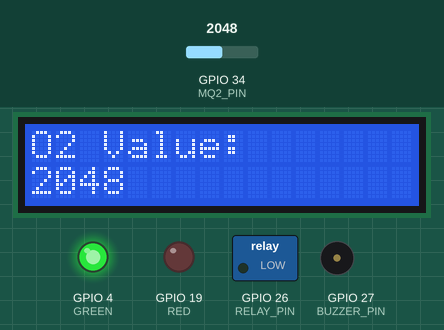
Simulated run of this sketch. Board: ESP32. On the bench: 16×2 character LCD, switched loads named in the sketch (green lamp = pin HIGH), output pins drawn as LEDs (lit = HIGH), buzzer (waves = sounding, pin HIGH). The inputs (shaded band) are chosen by the test bench; at power-on: GPIO 34 (MQ2_PIN) = 2048. WiFi joins after 1.5 s; servers stay silent unless stated; what the sketch prints to the serial monitor is not drawn.

Above: at 4.4 s.
4.5 s: GPIO 34 (MQ2_PIN) set to 1955
At 6.6 s:
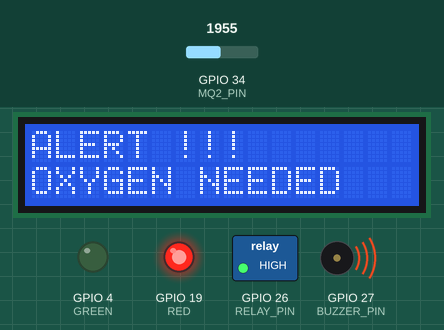
7.4 s: GPIO 34 (MQ2_PIN) set to 2040
At 8.4 s:
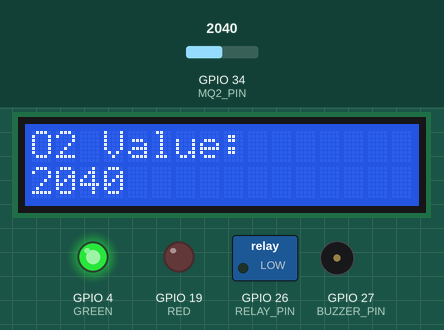
9.3 s: GPIO 34 (MQ2_PIN) set to 2047
At 11.0 s:
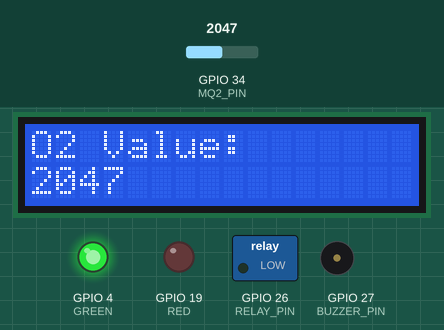
11.3 s: GPIO 34 (MQ2_PIN) set to 1960
At 12.4 s:
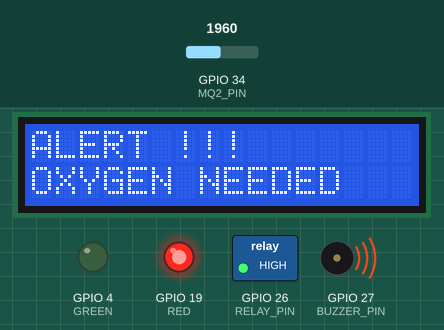
Timing chart, 0 to 14.3 s (numbered marks = the images above; inputs shaded):
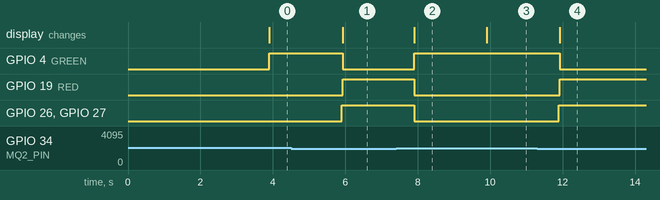

Measured:
- the behaviour switches between 2000 and 1999 on GPIO 34 (MQ2_PIN) (found by bisection; images 0 and 1)
- after the input at 4.5 s, GPIO 4 (GREEN): HIGH → LOW after 1.4 s; GPIO 19 (RED), GPIO 26 (RELAY_PIN), GPIO 27 (BUZZER_PIN): LOW → HIGH after 1.4 s; the display: changes after 1.4 s (image 1)
- after the input at 7.4 s, GPIO 4 (GREEN): LOW → HIGH after 0.50 s; GPIO 19 (RED), GPIO 26 (RELAY_PIN), GPIO 27 (BUZZER_PIN): HIGH → LOW after 0.50 s; the display: changes after 0.50 s (image 2)
- after the input at 9.3 s, the display: changes after 0.60 s (image 3)
- after the input at 11.3 s, GPIO 4 (GREEN): HIGH → LOW after 0.62 s; GPIO 19 (RED): LOW → HIGH after 0.62 s; GPIO 26 (RELAY_PIN), GPIO 27 (BUZZER_PIN): LOW → HIGH after 0.60 s; the display: changes after 0.62 s (image 4)

The sketch:

Smart_IoT_Oxygen.ino
```cpp
#define BLYNK_TEMPLATE_ID "TMPL3Nj8oS8ci"
#define BLYNK_TEMPLATE_NAME "SMART IOT OXYGEN LEVEL DETECTION AND CROWD SAFETY"
#define BLYNK_AUTH_TOKEN "YOUR_BLYNK_AUTH_TOKEN"
#define BLYNK_PRINT Serial

#include <WiFi.h>
#include <BlynkSimpleEsp32.h>
#include <Wire.h>
#include <LiquidCrystal_I2C.h>

// Wi-Fi Credentials
char ssid[] = "YOUR_WIFI_NAME";
char pass[] = "YOUR_WIFI_PASSWORD";

#define MQ2_PIN 34
#define RELAY_PIN 26
#define BUZZER_PIN 27
#define RED 19
#define GREEN 4

LiquidCrystal_I2C lcd(0x27, 16, 2);

BlynkTimer timer;

int gasThreshold = 2000; // Adjust after testing

void sendSensor()
{
  int gasValue = analogRead(MQ2_PIN);

  Serial.print("O2 Value: ");
  Serial.println(gasValue);

  Blynk.virtualWrite(V0, gasValue);

  lcd.clear();
  lcd.setCursor(0, 0);
  lcd.print("O2 Value:");
  lcd.setCursor(0, 1);
  lcd.print(gasValue);

  if (gasValue < gasThreshold)
  {
    digitalWrite(RELAY_PIN, HIGH);
    digitalWrite(BUZZER_PIN, HIGH);

    lcd.clear();
    lcd.setCursor(0, 0);
    lcd.print("ALERT !!!");
    lcd.setCursor(0, 1);
    lcd.print("OXYGEN NEEDED");

    Blynk.virtualWrite(V1, "ALERT !!!");
    Blynk.virtualWrite(V2, "OXYGEN NEEDED");
    Blynk.logEvent("OXYGEN_ALERT", "OXYGEN NEEDED!!!");
    Blynk.virtualWrite(V3, 0);

    digitalWrite(GREEN, LOW);
    digitalWrite(RED, HIGH);
  }
  else
  {
    digitalWrite(RELAY_PIN, LOW);
    digitalWrite(BUZZER_PIN, LOW);

    Blynk.virtualWrite(V1, "O2 LEVEL");
    Blynk.virtualWrite(V2, "SUFFICIENT");
    Blynk.virtualWrite(V3, 1);

    digitalWrite(GREEN, HIGH);
    digitalWrite(RED, LOW);
  }
}

void setup()
{
  Serial.begin(115200);

  pinMode(RELAY_PIN, OUTPUT);
  pinMode(BUZZER_PIN, OUTPUT);
  pinMode(RED, OUTPUT);
  pinMode(GREEN, OUTPUT);

  digitalWrite(RELAY_PIN, LOW);
  digitalWrite(BUZZER_PIN, LOW);

  lcd.init();
  lcd.backlight();

  lcd.setCursor(0, 0);
  lcd.print("O2 Monitoring");

  Blynk.begin(BLYNK_AUTH_TOKEN, ssid, pass);

  timer.setInterval(2000L, sendSensor);
}

void loop()
{
  Blynk.run();
  timer.run();
}
```
